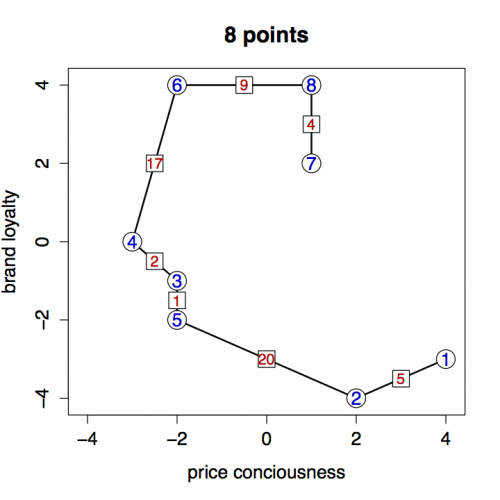

Write R code to recreate this figure.
# clear cache and close windows
graphics.off()
rm(list=ls(all=TRUE))

# define eight points, compute distance matrix
eight        = cbind(c(-3,-2,-2,-2,1,1,2,4),c(0,4,-1,-2,4,2,-4,-3))
eight        = eight[c(8,7,3,1,4,2,6,5),]
dist_eight   = (as.matrix(dist(eight, method = "euclidian")))^2
comb = c(1,2,5,3,4,6,8,7)

dev.new()
# plot eight points using average linkage
par(mfrow = c(1, 1),cex=1)

plot(eight, pch=16, xlab="price conciousness",ylab="brand loyalty",main="8 points",
     xlim=c(-4.1,4.1),ylim=c(-4.1,4.1))

# Plot Lines
for (i in 2:length(comb)) {
  segments(eight[comb[i-1],1],eight[comb[i-1],2 ],eight[comb[i],1 ],eight[comb[i],2],lwd=2,"black")
}

# Plot Distances
for (j in 2:8) {
  points((eight[comb[j-1],1]+eight[comb[j],1])/2, (eight[comb[j-1],2]+eight[comb[j],2])/2, pch=22, cex=3, bg="white")
  text((eight[comb[j-1],1]+eight[comb[j],1])/2, (eight[comb[j-1],2]+eight[comb[j],2])/2 ,
       dist_eight[comb[j-1],comb[j]],col="red3", cex = 0.8)
}

# Plot Nodes
points(eight, pch=21, cex=3, bg="white")
text(eight[,1],eight[,2],as.character(1:8),col="blue3",cex=1)
